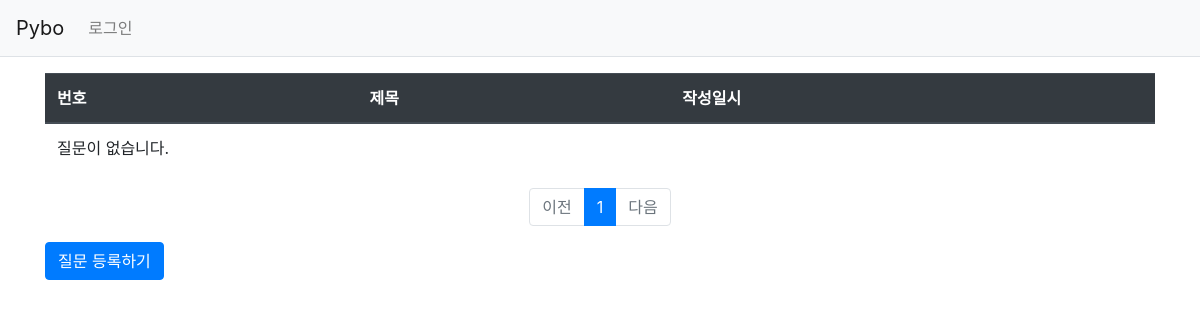
Before: /pybo/ with the older database file.
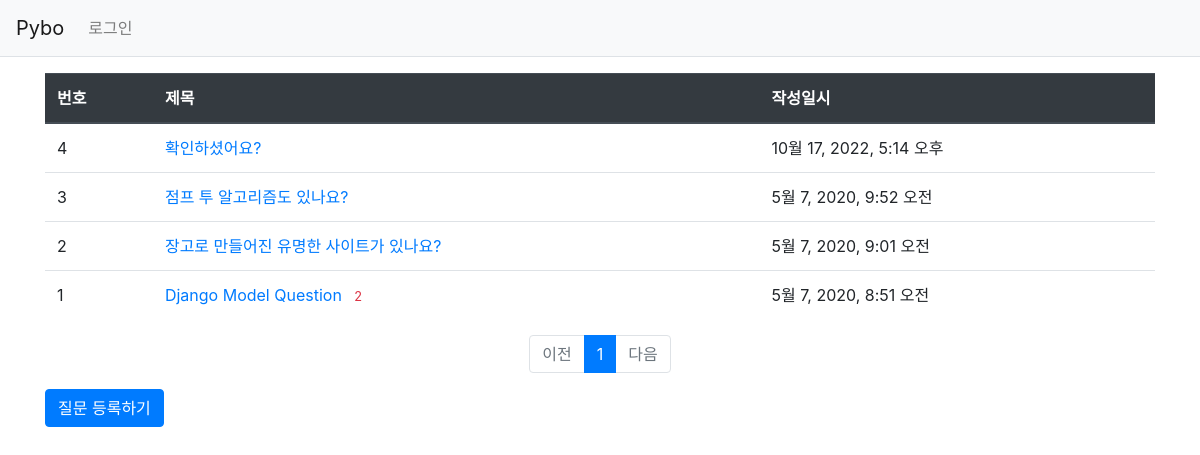
After: the same page with the newer database file.
### pybo/models.py (models this page shows, shortened)
class Question(models.Model):
    subject = models.CharField(max_length=200)
    content = models.TextField()
    create_date = models.DateTimeField()

### pybo/views.py (the view)
# urls.py: path('', views.index, name='index'),  # '/' 에 해당되는 path
def index(request):
    page = request.GET.get('page', '1')  # 페이지
    question_list = Question.objects.order_by('-create_date')
    paginator = Paginator(question_list, 10)  # 페이지당 10개씩 보여주기
    page_obj = paginator.get_page(page)
    context = {'question_list': page_obj}
    return render(request, 'pybo/question_list.html', context)

### pybo/templatetags/pybo_filter.py (called while the page is built)
@register.filter
def sub(value, arg):
    return value - arg

### templates/pybo/question_list.html
{% extends 'base.html' %}
{% load pybo_filter %}
{% block content %}
<div class="container my-3">
    <table class="table">
        <thead>
        <tr class="thead-dark">
            <th>번호</th>
            <th>제목</th>
            <th>작성일시</th>
        </tr>
        </thead>
        <tbody>
        {% if question_list %}
        {% for question in question_list %}
        <tr>
            <td>
                {{ question_list.paginator.count|sub:question_list.start_index|sub:forloop.counter0|add:1 }}
            </td>
            <td>
                <a href="{% url 'pybo:detail' question.id %}">{{ question.subject }}</a>
                {% if question.answer_set.count > 0 %}
                <span class="text-danger small ml-2">{{ question.answer_set.count }}</span>
                {% endif %}
            </td>
            <td>{{ question.create_date }}</td>
        </tr>
        {% endfor %}
        {% else %}
        <tr>
            <td colspan="3">질문이 없습니다.</td>
        </tr>
        {% endif %}
        </tbody>
    </table>
    <ul class="pagination justify-content-center">
        {% if question_list.has_previous %}
        <li class="page-item">
            <a class="page-link" href="?page={{ question_list.previous_page_number }}">이전</a>
        </li>
        {% else %}
        <li class="page-item disabled">
            <a class="page-link" tabindex="-1" aria-disabled="true" href="#">이전</a>
        </li>
        {% endif %}
        {% for page_number in question_list.paginator.page_range %}
        {% if page_number >= question_list.number|add:-5 and page_number <= question_list.number|add:5 %}
            {% if page_number == question_list.number %}
            <li class="page-item active" aria-current="page">
                <a class="page-link" href="?page={{ page_number }}">{{ page_number }}</a>
            </li>
            {% else %}
            <li class="page-item">
                <a class="page-link" href="?page={{ page_number }}">{{ page_number }}</a>
            </li>
            {% endif %}
        {% endif %}
        {% endfor %}
        {% if question_list.has_next %}
        <li class="page-item">
            <a class="page-link" href="?page={{ question_list.next_page_number }}">다음</a>
        </li>
        {% else %}
        <li class="page-item disabled">
            <a class="page-link" tabindex="-1" aria-disabled="true" href="#">다음</a>
        </li>
        {% endif %}
    </ul>
    <a href="{% url 'pybo:question_create' %}" class="btn btn-primary">질문 등록하기</a>
</div>
{% endblock %}

### templates/base.html (shortened to what this page needs)
{% load static %}
<!doctype html>
<html lang="ko">
<head>
    <link rel="stylesheet" type="text/css" href="{% static 'bootstrap.min.css' %}">
    <link rel="stylesheet" type="text/css" href="{% static 'style.css' %}">
</head>
<body>
{% include "navbar.html" %}
{% block content %}
{% endblock %}
</body>
</html>

### templates/navbar.html (shortened to what this page needs)
<nav class="navbar navbar-expand-lg navbar-light bg-light border-bottom">
    <a class="navbar-brand" href="{% url 'pybo:index' %}">Pybo</a>
    <div class="collapse navbar-collapse flex-grow-0" id="navbarNav">
        <ul class="navbar-nav">
            <li class="nav-item ">
                {% if user.is_authenticated %}
                <a class="nav-link" href="{% url 'common:logout' %}">{{ user.username }} (로그아웃)</a>
                {% else %}
                <a class="nav-link" href="{% url 'common:login' %}">로그인</a>
                {% endif %}
            </li>
        </ul>
    </div>
</nav>

Changed rows visible on the page:
added Question: paginator.count|sub "4", subject "확인하셨어요?", create_date "10월 17, 2022, 5:14 오후"
added Question: paginator.count|sub "3", subject "점프 투 알고리즘도 있나요?", create_date "5월 7, 2020, 9:52 오전"
added Question: paginator.count|sub "2", subject "장고로 만들어진 유명한 사이트가 있나요?", create_date "5월 7, 2020, 9:01 오전"
added Question: paginator.count|sub "1", subject "Django Model Question", answer_set.count "2", create_date "5월 7, 2020, 8:51 오전"
Other visible differences:
text no longer shown: "질문이 없습니다."
